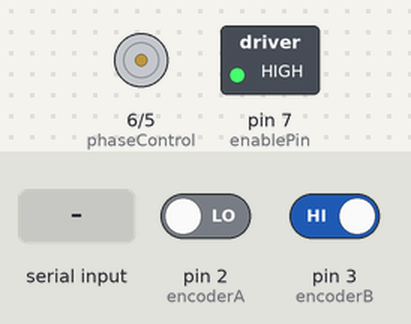
The sketch below on a simulated Arduino Uno, built with avr-gcc and run on an emulated ATmega328P. Parts: direction and speed pins drawn as motors (green arrow = direction pin HIGH = forward, orange = LOW = backward, longer = more drive), switched loads named in the sketch (green lamp = pin HIGH). The inputs (shaded band) are chosen by the test bench; at power-on: pin 2 (encoderA) LOW, pin 3 (encoderB) HIGH. What the sketch prints to the serial monitor is not drawn.

Above: at 1.2 s.
1.3 s: "90,45\n" received over Serial
At 2.4 s:
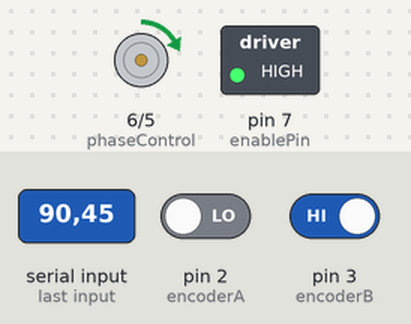
2.8 s: "30,150\n" received over Serial
At 3.6 s:
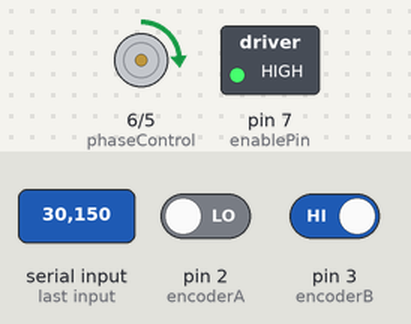
Timing chart, 0 to 5.8 s (numbered marks = the images above; inputs shaded):
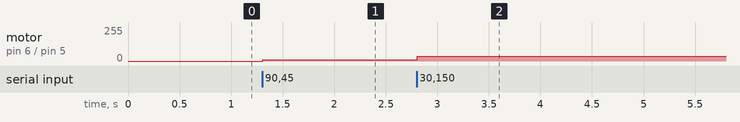

The sketch:

motorTest_STSPIN250.ino
```cpp
#include <Arduino.h>

// Pin assignments
int phaseControl = 6; // D6 for phase control
int pwmControl = 5;  // D5 for PWM control
int enablePin = 7;   // D7 for enable

int encoderA = 2;    // D2 for encoder
int encoderB = 3;    // D3 for encoder

volatile long encoderPosition = 0; // Position from encoder
long previousPosition = 0;         // Previous position for calculating velocity
unsigned long previousTime = 0;    // Previous time for calculating velocity
float velocity = 0;                // Calculated velocity


// Function prototypes
void encoderAChange();
void encoderBChange();

void setup() {
  // Set motor control pins as outputs
  pinMode(phaseControl, OUTPUT);
  pinMode(pwmControl, OUTPUT);
  pinMode(enablePin, OUTPUT);

  // Set encoder pins as inputs
  pinMode(encoderA, INPUT);
  pinMode(encoderB, INPUT);

    // Attach interrupts for encoder
  attachInterrupt(digitalPinToInterrupt(encoderA), encoderAChange, CHANGE);
  attachInterrupt(digitalPinToInterrupt(encoderB), encoderBChange, CHANGE);

    // Set motor direction and speed
    digitalWrite(enablePin, HIGH); // Enable the motor driver
  // Begin serial communication
  Serial.begin(9600);
}

void loop() {
  if (Serial.available() > 0) {
    int speed = Serial.parseInt(); // Read the speed value from serial input
    if (abs(speed)>0){


    if (speed >= 0) {
      digitalWrite(phaseControl, HIGH); // Set motor direction
    } else {
      digitalWrite(phaseControl, LOW); // Set motor direction
      speed = -speed; // Make speed positive for PWM
    }

    analogWrite(pwmControl, map(speed, 0, 1023, 0, 255)); // Set motor speed
    }
  }
    // Calculate velocity as delta position / delta time
  unsigned long currentTime = millis();
  if (currentTime - previousTime >= 100) { // Update velocity every 100 milliseconds
    long currentPosition = encoderPosition;
    velocity = (float)(currentPosition - previousPosition) / (currentTime - previousTime);
    previousPosition = currentPosition;
    previousTime = currentTime;

    // Output velocity for debugging
      // Optional: Output encoder position for debugging
    Serial.print("Encoder Position: ");
    Serial.println(encoderPosition);
    Serial.print("Velocity: ");
    Serial.println(velocity);
  }
}

// Interrupt service routines for the encoder
void encoderAChange() {
  if (digitalRead(encoderA) == digitalRead(encoderB)) {
    encoderPosition++;
  } else {
    encoderPosition--;
  }
}

void encoderBChange() {
  if (digitalRead(encoderA) != digitalRead(encoderB)) {
    encoderPosition++;
  } else {
    encoderPosition--;
  }
}
```

Measured:
- after the input at 1.3 s, motor on pin 6 (phaseControl) / pin 5 (pwmControl): stopped → forward 11/255 at once
- after the input at 2.8 s, motor on pin 6 (phaseControl) / pin 5 (pwmControl): forward 11/255 → forward 37/255 at once
